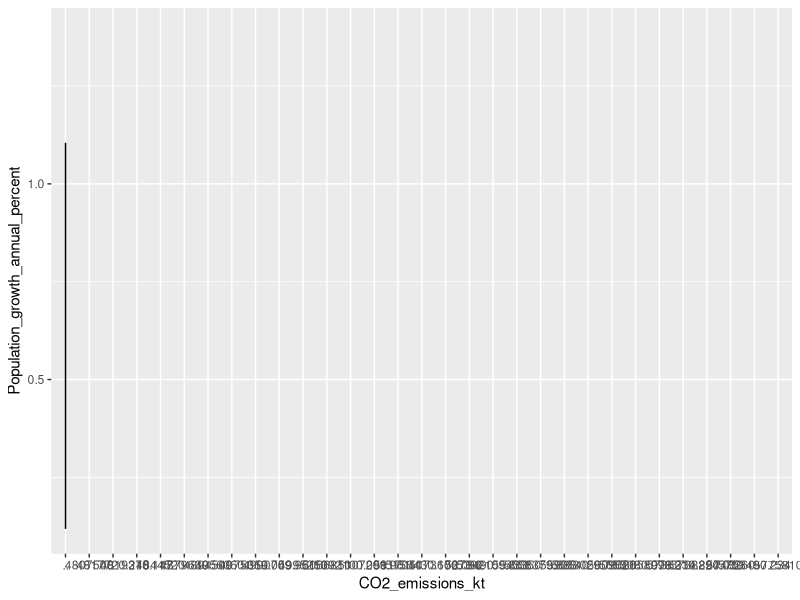

Write R code to recreate this figure. (Note: this script raises an error after producing the figure.)
## ---- chunk 1
library(tidyverse)
ccdata <- read_csv(here::here("dataset", "fixed_climate_data.csv"))
ccdata
ggplot(data = ccdata, aes(x=CO2_emissions_kt, y = Population_growth_annual_percent
)) + geom_line()

ccdata$`Country_Name`

ggplot(aes(x=ccdata$`CO2_emissions_kt`, 
           y =ccdata$`Population_growth_annual_percent`)) + geom_line()
str(ccdata)
ccdata <- ccdata%>%type.convert()

#change names of variables and go through and change everything to a numerical value - maybe as a new sheet?
## ---- chunk 2


ggplot(Trial, aes(Time, CO2_emissions_kt)) + geom_point() + xlab("Year") + ylab("CO2 Emission")

#+ theme(panel.background=element_blank())

# scale_y_continuous(breaks=seq(4000000, 6000000, by=50000)) +
